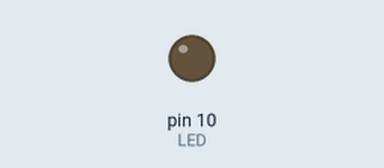
The sketch below on a simulated Arduino Uno, built with avr-gcc and run on an emulated ATmega328P. Shown: output pins drawn as LEDs (lit = HIGH).

Above: at 0.05 s.
At 9.45 s:
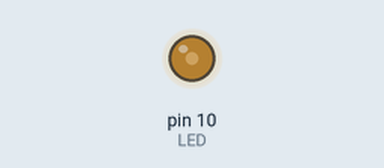
At 19.95 s:
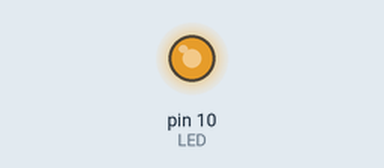
At 39.85 s:
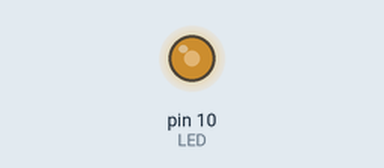
Timing chart, 0 to 40.0 s (numbered marks = the images above):
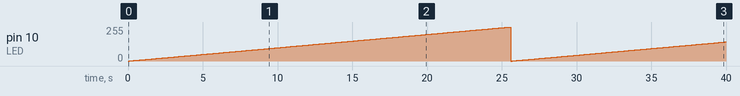

The sketch:

PC_w3_5.ino
```cpp
const int LED=10;

void setup() {

}

void loop() {
  for(int t=0;t<=255;t++)
  {
    analogWrite(LED,t);
    delay(100);
    }


}
```

Measured:
- by itself, pin 10 (LED): 0/255 → 1/255 at 0.10 s, → 2/255 0.10 s later, → 3/255 0.10 s later, → 4/255 0.10 s later, … (399 changes in this stretch)
